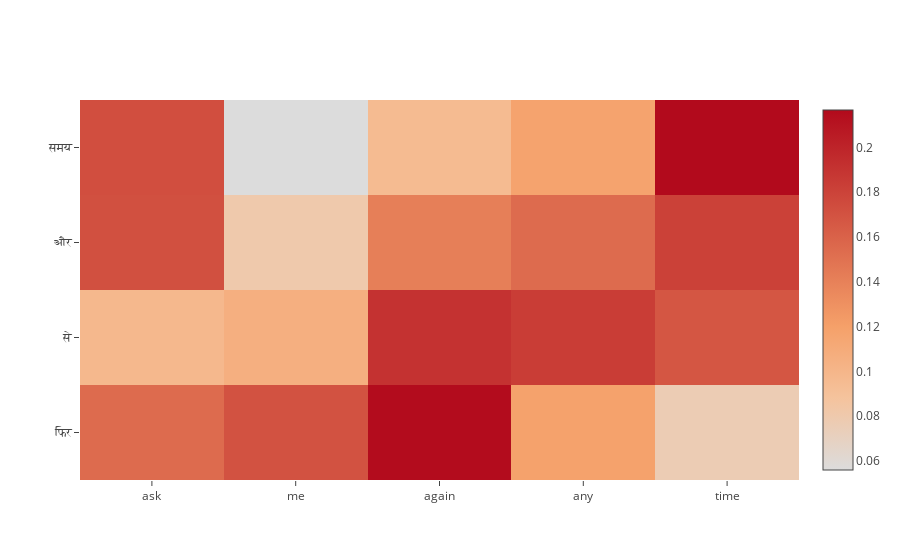

This figure's notebook cell:
### Code cell
predict_random_val_sentence()

### Figure 1 — Plotly figure (JSON) as saved in the notebook; plotly's stock layout.template omitted (floating-point values rounded to 4 significant figures)
{"data": [{"colorscale": "Reds", "type": "heatmap", "uid": "e0ceb9c4-48e8-4356-bfff-d370e8287728", "x": ["ask", "me", "again", "any", "time"], "y": ["फिर", "से", "और", "समय"], "z": [[0.1546, 0.1704, 0.2151, 0.1181, 0.07619], [0.09776, 0.1061, 0.1908, 0.1838, 0.1679], [0.1717, 0.08044, 0.1413, 0.1543, 0.1812], [0.1727, 0.05592, 0.09527, 0.1171, 0.2168]]}], "layout": {}}
